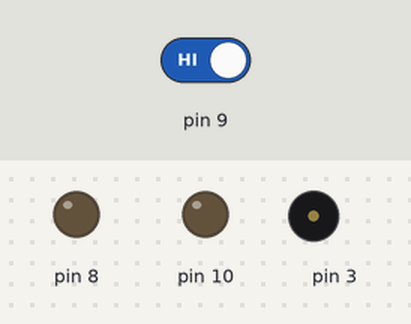
Recording of a sketch running on a simulated Arduino Uno, built with avr-gcc and run on an emulated ATmega328P. Parts: output pins drawn as LEDs (lit = HIGH), buzzer (waves = sounding). Dashed ring = blinking. The test bench sets the inputs (shaded band); at power-on: pin 9 HIGH.

Above: at 1.2 s.
1.3 s: pin 9 driven LOW
At 1.45 s:
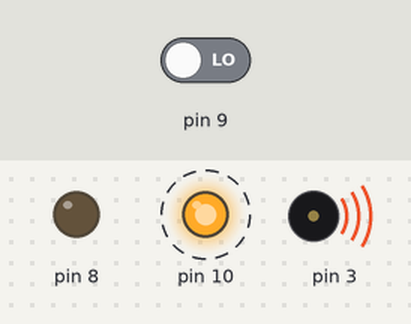
At 2.35 s:
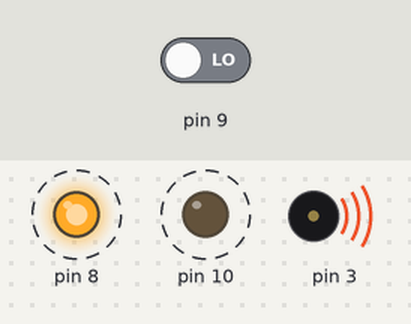
4.3 s: pin 9 driven HIGH
At 4.9 s:
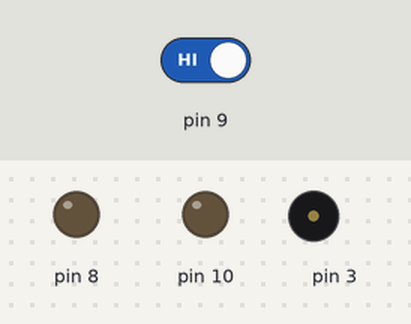
Timing chart, 0 to 7.3 s (numbered marks = the images above; inputs shaded):
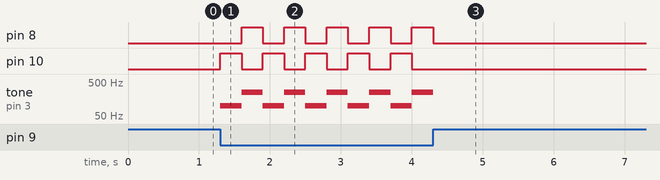

Measured:
- after the input at 1.3 s, pin 8: alternates HIGH for 0.30 s and LOW for 0.30 s, starting after 0.30 s; pin 10: alternates HIGH for 0.30 s and LOW for 0.30 s, starting at once; tone on pin 3: alternates 250 Hz for 0.30 s and 100 Hz for 0.30 s, starting at once
- after the input at 4.3 s, pin 8: goes on until 4.3 s, then stays LOW; pin 10: stops changing and stays LOW

The sketch:

police_siren_with_button.ino
```cpp
int state;

void setup()
{
  pinMode(8, OUTPUT);
  pinMode(10,OUTPUT);
  pinMode (3, OUTPUT);
  pinMode(9,INPUT);
}

void loop()
{
  state=digitalRead(9);
  if(state==LOW)
  {
    digitalWrite(10, HIGH);
    digitalWrite(8,LOW);
    tone(3,100,300);
    delay(300);
    noTone(3);
    digitalWrite(8, HIGH);
    digitalWrite(10,LOW);
    tone(3,250,300);
    delay(300);
    noTone(3);
  }
  else
  {
   digitalWrite(8,LOW);
   digitalWrite(10,LOW);
   noTone(3);
  }
}
```
